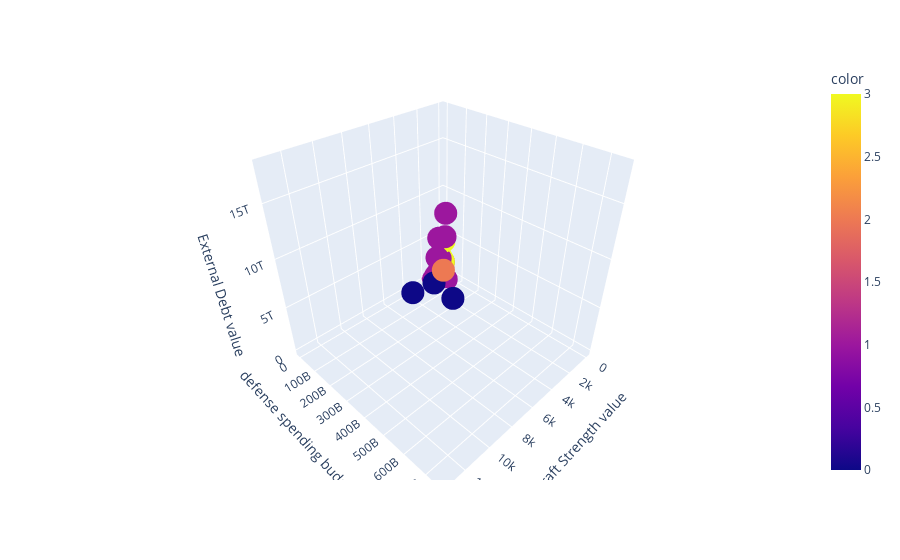

The notebook cell this image was saved under:
### Code cell
fig = px.scatter_3d(x=df["Aircraft Strength value"],
                    y=df["defense spending budget value"],
                    z=df["External Debt value"],
                    color=df["cluster_hr"],
                    labels = {"x":"Aircraft Strength value",
                              "y": "defense spending budget value",
                              "z": "External Debt value"},
                    hover_name=df["Country"])

fig.show()

### Figure 1 — Plotly figure (JSON) as saved in the notebook; plotly's stock layout.template omitted (floating-point values rounded to 4 significant figures; data arrays with more than 128 entries replaced by an {"elided": "..."} marker saying what was removed)
{"data": [{"hovertemplate": "<b>%{hovertext}</b><br><br>Aircraft Strength value=%{x}<br>defense spending budget value=%{y}<br>External Debt value=%{z}<br>color=%{marker.color}<extra></extra>", "hovertext": {"elided": "138 str values"}, "legendgroup": "", "marker": {"color": {"elided": "138 int values"}, "coloraxis": "coloraxis", "symbol": "circle"}, "mode": "markers", "name": "", "scene": "scene", "showlegend": false, "type": "scatter3d", "x": {"elided": "138 int values"}, "y": {"elided": "138 int values"}, "z": {"elided": "138 int values"}}], "layout": {"coloraxis": {"colorbar": {"title": {"text": "color"}}, "colorscale": [[0, "#0d0887"], [0.1111, "#46039f"], [0.2222, "#7201a8"], [0.3333, "#9c179e"], [0.4444, "#bd3786"], [0.5556, "#d8576b"], [0.6667, "#ed7953"], [0.7778, "#fb9f3a"], [0.8889, "#fdca26"], [1, "#f0f921"]]}, "legend": {"tracegroupgap": 0}, "margin": {"t": 60}, "scene": {"domain": {"x": [0, 1], "y": [0, 1]}, "xaxis": {"title": {"text": "Aircraft Strength value"}}, "yaxis": {"title": {"text": "defense spending budget value"}}, "zaxis": {"title": {"text": "External Debt value"}}}}}
